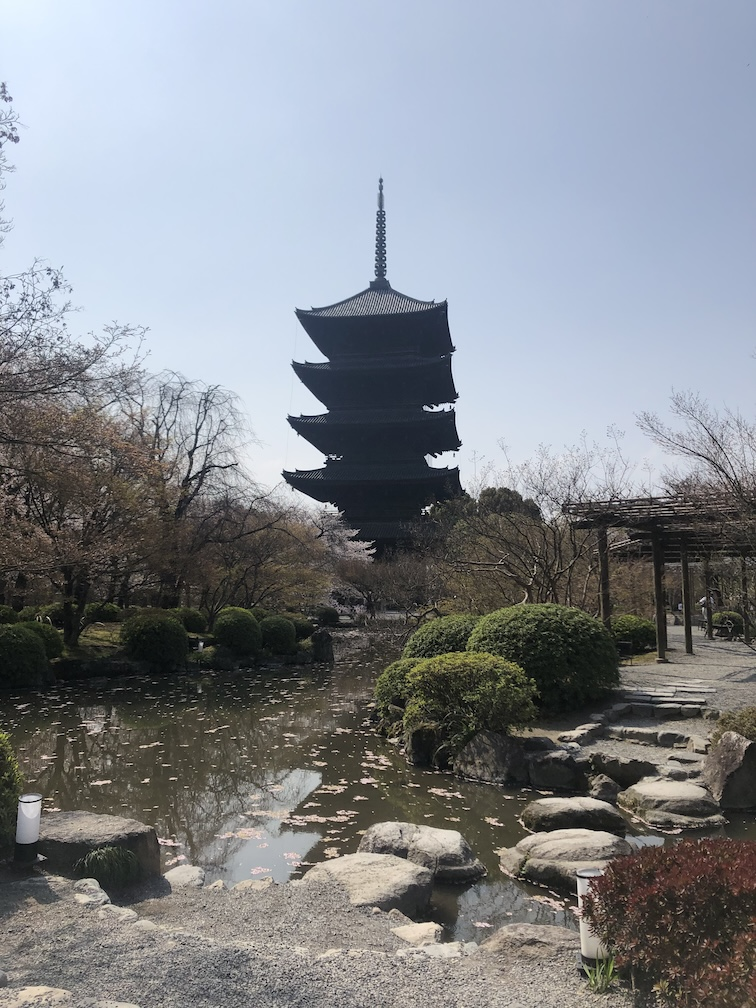
//> input picture src/02/hw/01--temple/assets/temple.jpg, 756 x 1008 px, given in place of scene.mov, which was not available
$ ./main   (built with g++ and OpenCV 4)
//> lines starting //> are read from the running program, lines starting //| are printed output that depends on the picture; pictures that were not available may be replaced by others from this repository, and a replacement may not be noted
#include <iostream>
#include <opencv2/opencv.hpp>

#include "../../utils/opencv.hpp"

#define INPUT_FILENAME "assets/scene.mov"
#define OUTPUT_FILENAME "out/reg.mp4"

float fdata_laplacian[] = {
    0, 1,  0, //
    1, -4, 1, //
    0, 1,  0  //
};

typedef std::vector<std::vector<float>> LookupTable;
LookupTable get_lookup_table()
{
  auto lookupTable = LookupTable(3, std::vector<float>(256, 0));

  for (int i = 0; i < 256; i++)
  {
    lookupTable[0][i] = i;
    lookupTable[1][i] = i;
    if (i < 64)
    {

      lookupTable[2][i] = 0;
    }
    else if (i < 128)
    {

      lookupTable[2][i] = 85;
    }
    else if (i < 196)
    {

      lookupTable[2][i] = 170;
    }
    else
    {

      lookupTable[2][i] = 255;
    }
  }
//> further down, frame is the input picture: 1008 rows x 756 cols, CV_8UC3; mean B, G, R 140.1, 134.8, 131
  return lookupTable;
}

cv::Mat to_animate(const cv::Mat frame, const LookupTable &lookupTable)
{
  auto frame_out = cv::Mat(frame.size(), frame.type());
  cv::bilateralFilter(frame, frame_out, 9, 75, 75);

  cv::cvtColor(frame_out, frame_out, cv::COLOR_BGR2HSV);
//> frame_out: 1008 rows x 756 cols, CV_8UC3; mean H, S, V 67.9, 40.4, 146.5

  auto lt_h = lookupTable[0].data();
  auto lt_s = lookupTable[1].data();
  auto lt_v = lookupTable[2].data();

  frame_out.forEach<cv::Vec3b>([&](cv::Vec3b &pixel, const int *position) -> void {
    pixel[0] = static_cast<uchar>(lt_h[pixel[0]]);
    pixel[1] = static_cast<uchar>(lt_s[pixel[1]]);
    pixel[2] = static_cast<uchar>(lt_v[pixel[2]]);
  });
//> frame_out: 1008 rows x 756 cols, CV_8UC3; mean H, S, V 67.9, 40.4, 149.5

  cv::cvtColor(frame_out, frame_out, cv::COLOR_HSV2BGR);
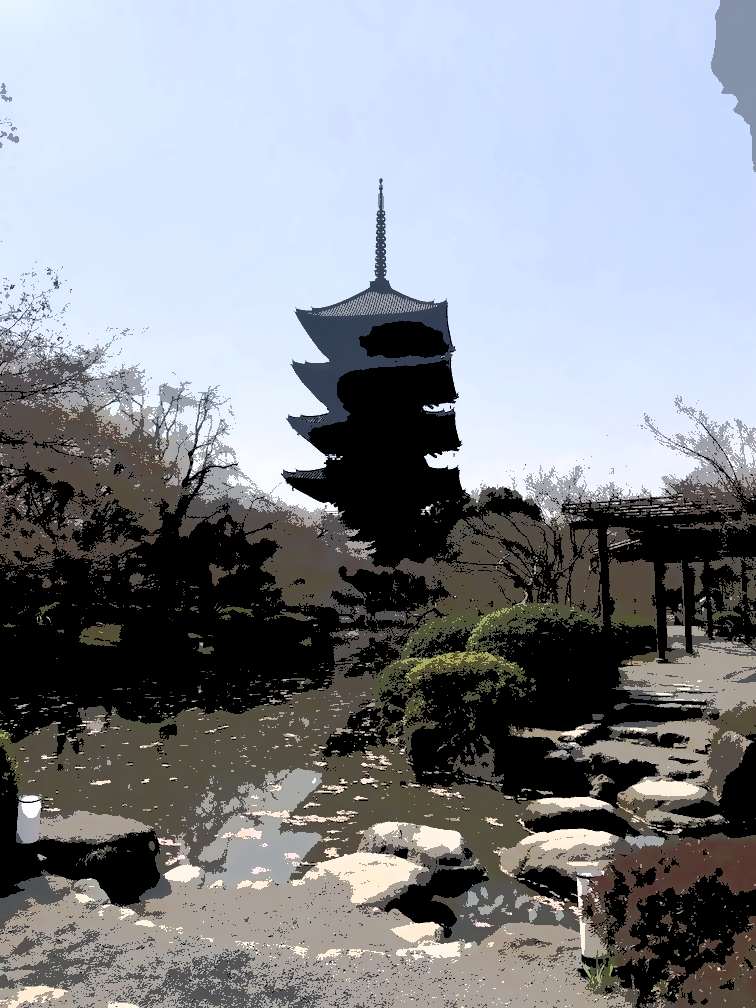
//> frame_out: 1008 rows x 756 cols, CV_8UC3; mean B, G, R 143.8, 136.8, 132.9
  return frame_out;
}

cv::Mat process(const cv::Mat &frame, const LookupTable &lookupTable)
{
  auto anime_frame = to_animate(frame, lookupTable);
  auto frame_out = cv::Mat();
  auto edge = cv::Mat();

  const auto ksize = 5;
  const auto size = cv::Size(ksize, ksize);

  // ガウシアン
  cv::GaussianBlur(frame, frame_out, size, 0);
  cv::cvtColor(frame_out, frame_out, cv::COLOR_BGR2GRAY);
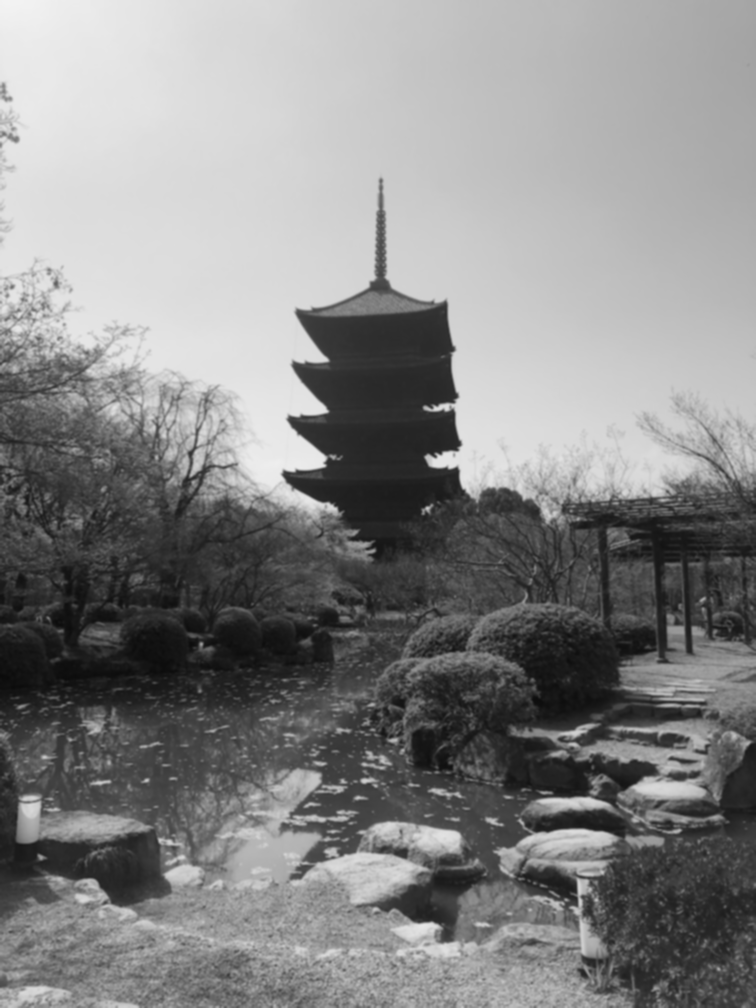
//> frame_out: 1008 rows x 756 cols, CV_8UC1; min 11, max 243, mean 134.3

  // メディアン
  cv::medianBlur(frame, frame_out, ksize);
//> frame_out: 1008 rows x 756 cols, CV_8UC3
  cv::cvtColor(frame_out, frame_out, cv::COLOR_BGR2GRAY);
//> frame_out: 1008 rows x 756 cols, CV_8UC1

  // ラプラシアン
  {
    auto kernel = cv::Mat(cv::Size(3, 3), CV_32F, fdata_laplacian);
    cv::filter2D(frame_out, frame_out, CV_32F, kernel);
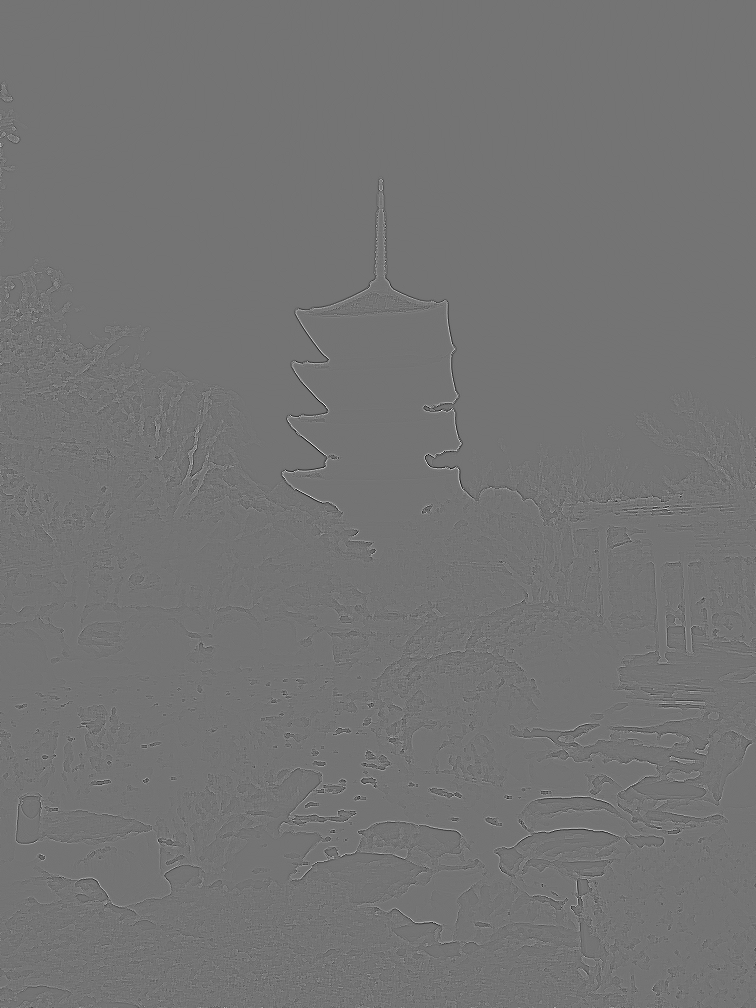
//> frame_out: 1008 rows x 756 cols, CV_32FC1; min -234, max 279, mean 0; drawn with min black and max white
    cv::convertScaleAbs(frame_out, edge);
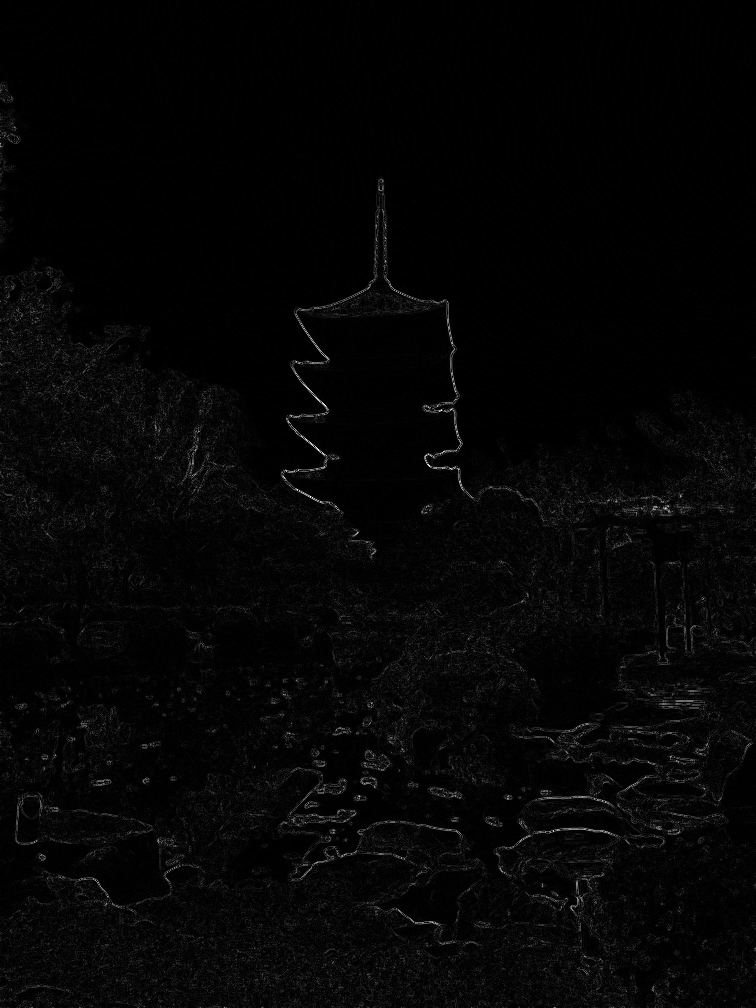
//> edge: 1008 rows x 756 cols, CV_8UC1; min 0, max 255, mean 5.2
  }

  // ２値化
  cv::threshold(edge, frame_out, 50, 255, cv::THRESH_BINARY_INV);
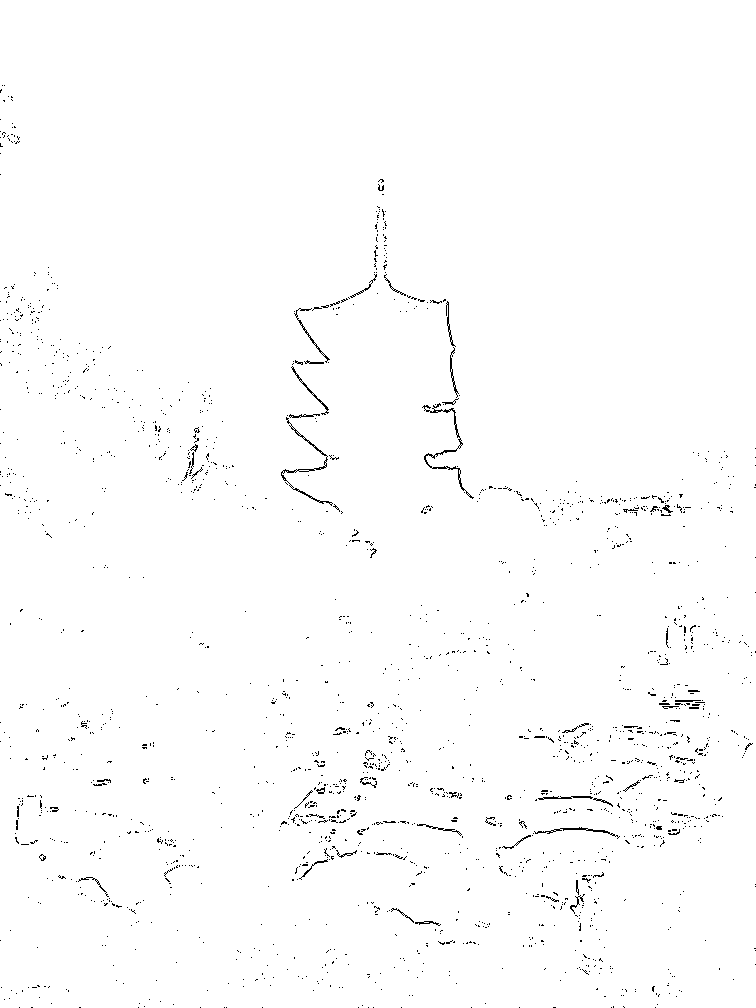
//> frame_out: 1008 rows x 756 cols, CV_8UC1; 99% white; black in thin lines or dots

  cv::cvtColor(frame_out, frame_out, cv::COLOR_GRAY2BGR);
//> frame_out: 1008 rows x 756 cols, CV_8UC3; 99% white; black in thin lines or dots
  cv::bitwise_and(anime_frame, frame_out, frame_out);
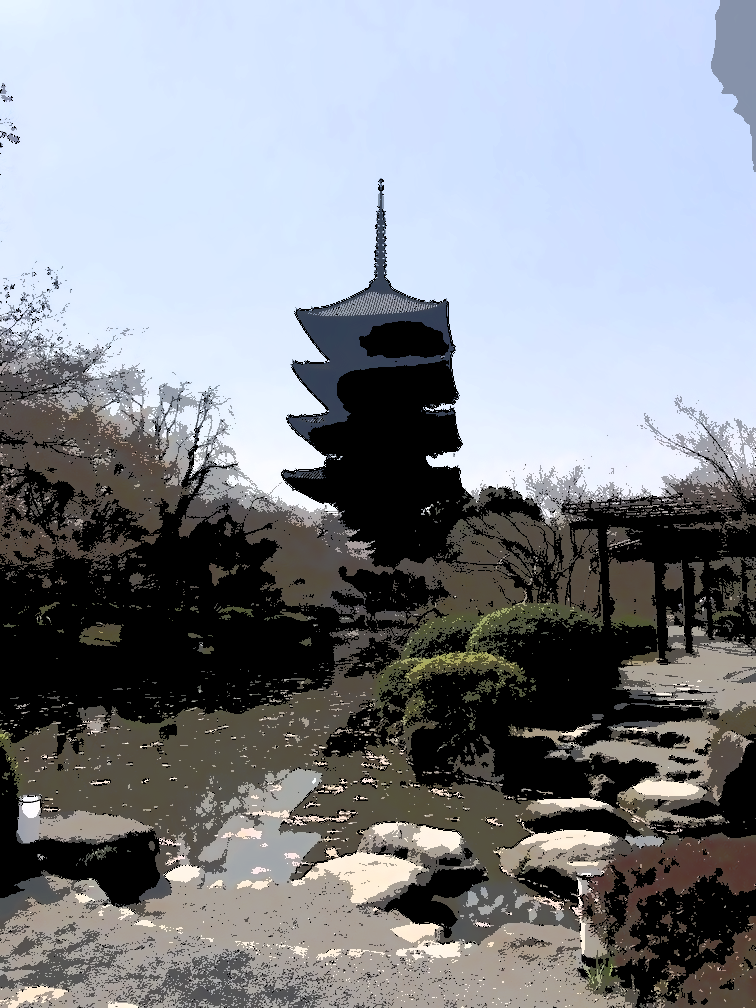
//> frame_out: 1008 rows x 756 cols, CV_8UC3; mean B, G, R 142.6, 135.5, 131.6

  return frame_out;
}

cv::VideoWriter get_writer(const cv::VideoCapture &capture)
{
  auto frame_width = static_cast<int>(capture.get(cv::CAP_PROP_FRAME_WIDTH));
  auto frame_height = static_cast<int>(capture.get(cv::CAP_PROP_FRAME_HEIGHT));
  auto frame_size = cv::Size(frame_width, frame_height);
  auto frame_fps = capture.get(cv::CAP_PROP_FPS);

  auto fourcc_code = cv::VideoWriter::fourcc('m', 'p', '4', 'v');
  return cv::VideoWriter(OUTPUT_FILENAME, fourcc_code, frame_fps, frame_size);
}

int main(int argc, char *argv[], char *envp[])
{
  auto capture = cv::VideoCapture(INPUT_FILENAME);

  if (!capture.isOpened())
  {
    std::cerr << "Error: Could not open camera." << std::endl;
    return -1;
  }

  auto output_writer = get_writer(capture);
  if (!output_writer.isOpened())
  {
    std::cerr << "Error: Could not open VideoWriter." << std::endl;
    return -1;
  }

  auto frame = cv::Mat();
  const auto lookupTable = get_lookup_table();
  while (true)
  {
    capture >> frame;
    if (frame.empty())
    {
      std::cerr << "Error: Empty frame captured." << std::endl;
      break;
    }

    auto frame_out = process(frame, lookupTable);

    output_writer << frame_out;

    mat_util::show("Input", frame);
//> (this line was passed over: mat_util is not available in this run)
    mat_util::show("Output", frame_out);
//> (this line was passed over: mat_util is not available in this run)

    auto key = cv::waitKey(20);
//> the 'q' key is pressed
    if (key == 'q')
    {
      break;
    }
  }

  cv::destroyAllWindows();
  return 0;
}
